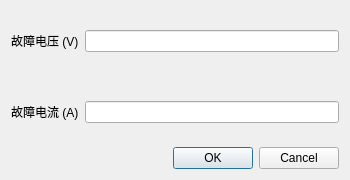
<?xml version="1.0" encoding="UTF-8"?>
<ui version="4.0">
 <class>ValueCalc_1107</class>
 <widget class="QDialog" name="ValueCalc_1107">
  <property name="geometry">
   <rect>
    <x>0</x>
    <y>0</y>
    <width>350</width>
    <height>180</height>
   </rect>
  </property>
  <property name="windowTitle">
   <string>Dialog</string>
  </property>
  <layout class="QVBoxLayout" name="verticalLayout">
   <item>
    <spacer name="verticalSpacer">
     <property name="orientation">
      <enum>Qt::Vertical</enum>
     </property>
     <property name="sizeHint" stdset="0">
      <size>
       <width>20</width>
       <height>21</height>
      </size>
     </property>
    </spacer>
   </item>
   <item>
    <layout class="QFormLayout" name="formLayout">
     <item row="0" column="0">
      <widget class="QLabel" name="label">
       <property name="text">
        <string>故障电压 (V)</string>
       </property>
      </widget>
     </item>
     <item row="0" column="1">
      <widget class="QLineEdit" name="lineEdit_dianya"/>
     </item>
     <item row="2" column="0">
      <widget class="QLabel" name="label_2">
       <property name="text">
        <string>故障电流 (A)</string>
       </property>
      </widget>
     </item>
     <item row="2" column="1">
      <widget class="QLineEdit" name="lineEdit_dianliu"/>
     </item>
     <item row="1" column="1">
      <spacer name="verticalSpacer_3">
       <property name="orientation">
        <enum>Qt::Vertical</enum>
       </property>
       <property name="sizeHint" stdset="0">
        <size>
         <width>20</width>
         <height>40</height>
        </size>
       </property>
      </spacer>
     </item>
    </layout>
   </item>
   <item>
    <spacer name="verticalSpacer_2">
     <property name="orientation">
      <enum>Qt::Vertical</enum>
     </property>
     <property name="sizeHint" stdset="0">
      <size>
       <width>20</width>
       <height>20</height>
      </size>
     </property>
    </spacer>
   </item>
   <item>
    <widget class="QDialogButtonBox" name="buttonBox">
     <property name="orientation">
      <enum>Qt::Horizontal</enum>
     </property>
     <property name="standardButtons">
      <set>QDialogButtonBox::Cancel|QDialogButtonBox::Ok</set>
     </property>
    </widget>
   </item>
  </layout>
 </widget>
 <resources/>
 <connections>
  <connection>
   <sender>buttonBox</sender>
   <signal>accepted()</signal>
   <receiver>ValueCalc_1107</receiver>
   <slot>accept()</slot>
   <hints>
    <hint type="sourcelabel">
     <x>248</x>
     <y>254</y>
    </hint>
    <hint type="destinationlabel">
     <x>157</x>
     <y>274</y>
    </hint>
   </hints>
  </connection>
  <connection>
   <sender>buttonBox</sender>
   <signal>rejected()</signal>
   <receiver>ValueCalc_1107</receiver>
   <slot>reject()</slot>
   <hints>
    <hint type="sourcelabel">
     <x>316</x>
     <y>260</y>
    </hint>
    <hint type="destinationlabel">
     <x>286</x>
     <y>274</y>
    </hint>
   </hints>
  </connection>
 </connections>
</ui>
